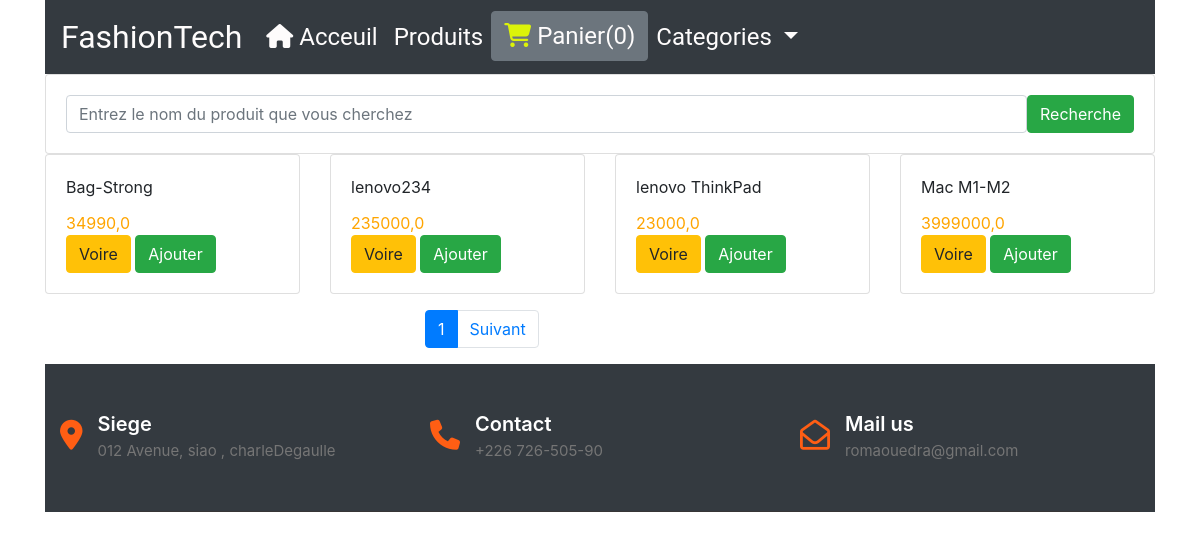
The page / on the database its author committed.
### shop/models.py (models this page shows, shortened)
class Product(models.Model):
    title = models.CharField(max_length=200)
    price = models.FloatField()
    description = models.TextField()
    category = ForeignKey(Category, related_name='categorie', on_delete=models.CASCADE)
    image = models.CharField(max_length=5000)
    date_added = models.DateTimeField(auto_now=True)
    class Meta:
        ordering = ['-date_added']

### shop/views.py (the view)
# urls.py: path('', index, name='home'),
def index(request):
    product_object = Product.objects.all()
    item_name = request.GET.get('item-name')
    if item_name !='' and item_name is not None:
        product_object = Product.objects.filter(title__icontains=item_name)
    paginator = Paginator(product_object, 4)
    page = request.GET.get('page')
    product_object = paginator.get_page(page)
    return render(request, 'shop/index.html', {'product_object': product_object})

### shop/templates/shop/index.html (shortened to what this page needs)
{% extends "shop/base.html" %}
{% block content %}
    <div class="row">
        <div class="col-md-12">
            <form class="card card-sm">
                <div class="card-body row no-gutters align-items-center">
                    <div class="col">
                        <input type="search" placeholder="Entrez le nom du produit que vous cherchez" name="item-name" class="form-control form-control-borderless">
                    </div>
                    <div class="col-auto">
                        <button type="submit" class="btn btn-success">Recherche</button>
                    </div>
                </div>
            </form>
        </div>
    </div>
    <div class="row">
        {% for product in product_object %}
        <div class="col-md-3">
            <div class="card">
                <div class="card-body">
                    <div id="aa{{ product.id }}" class="card-title">{{ product.title }}</div>
                    <div id="price{{ product.id }}" style="color:orange" class="card-text"> {{ product.price }}</div>
                    <a href="{{ product.id }}" class="btn btn-warning">Voire</a>
                    <button id="{{ product.id }}"  class="btn ted btn-success">Ajouter</button>
                </div>
            </div>
        </div>
        {% endfor %}
    </div>
    <div class="row mt-3">
        <div class="col-md-3 offset-md-4">
            <ul class="pagination">
                    <li class="page-item active">
                        <a class="page-link" href="?page={{ product_object.number }}">{{ product_object.number }}</a>
                    </li>
                {% if product_object.has_next %}
                    <li class="page-item">
                        <a class="page-link" href="?page={{ product_object.next_page_number }}">Suivant</a>
                    </li>
                {% endif %}
            </ul>
        </div>
    </div>
      <footer class="site-footer bg-warning" >
<footer class="footer-section bg-dark">
    <div class="container">
        <div class="footer-cta pt-5 pb-5">
            <div class="row">
                <div class="col-xl-4 col-md-4 mb-30">
                    <div class="single-cta">
                        <i class="fas fa-map-marker-alt"></i>
                        <div class="cta-text">
                            <h4>Siege </h4>
                            <span>012 Avenue, siao , charleDegaulle</span>
                        </div>
                    </div>
                </div>
                <div class="col-xl-4 col-md-4 mb-30">
                    <div class="single-cta">
                        <i class="fas fa-phone"></i>
                        <div class="cta-text">
                            <h4>Contact</h4>
                            <span>+226 726-505-90</span>
                        </div>
                    </div>
                </div>
                <div class="col-xl-4 col-md-4 mb-30">
                    <div class="single-cta">
                        <i class="far fa-envelope-open"></i>
                        <div class="cta-text">
                            <h4>Mail us</h4>
                            <span>romaouedra@gmail.com</span>
                        </div>
                    </div>
                </div>
            </div>
        </div>
            </div>
        </div>
{% endblock %}

### shop/templates/shop/index.html (style rules this page uses)
.footer-section { background: #151414; position: relative; }
.footer-cta { border-bottom: 1px solid #373636; }
.single-cta i { color: #ff5e14; font-size: 30px; float: left; margin-top: 8px; }
.cta-text { padding-left: 15px; display: inline-block; }
.cta-text h4 { color: #fff; font-size: 20px; font-weight: 600; margin-bottom: 2px; }
.cta-text span { color: #757575; font-size: 15px; }

### rows shown on the page
Product: title "Bag-Strong", price "34990,0"
Product: title "lenovo234", price "235000,0"
Product: title "lenovo ThinkPad", price "23000,0"
Product: title "Mac M1-M2", price "3999000,0"

### other values the page prints
{{ product_object.number }} "1"
